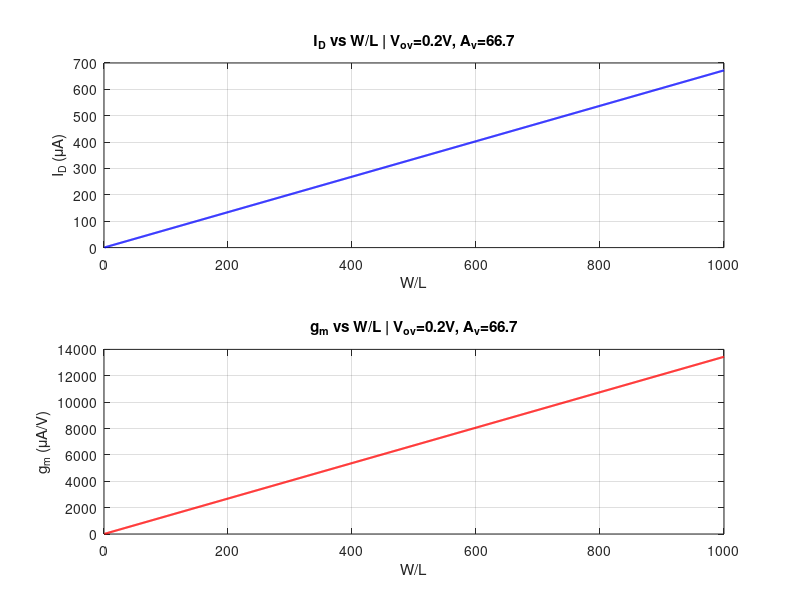

Write the MATLAB code that produced this figure. (Note: this script raises an error after producing the figure.)

%hand calcs for the comparator

clear; clc;
kn       = 67.2e-6;
lambda_n = 0.1;
lambda_p = 0.2;
Vov      = 0.1;        % fixed overdrive
L        = 180e-9;


Av = 2 / (Vov * (lambda_n + lambda_p));
fprintf('Av = %.4f\n', Av)


wl1 = linspace(1, 1000, 1000);

% Id = kn * (W/L) * Vov^2
Id = kn * wl1 * Vov^2;

% gm = 2*Id/Vov = sqrt(2*kn*(W/L)*Id)
gm = 2 * Id / Vov;


W_nm   = wl1 * L * 1e9;
mask   = mod(W_nm, 180) == 0;
WL_int = wl1(mask);
Id_int = Id(mask);
gm_int = gm(mask);


fprintf('\nW (nm) | W/L  | Id (uA)  | gm (uA/V)\n')
fprintf('------------------------------------------\n')
for i = 1:10   % print first 10 cause that's all we need rly
    fprintf('%6.0f nm | %4.0f | %8.4f uA | %8.4f uA/V\n', ...
        WL_int(i)*180, WL_int(i), Id_int(i)*1e6, gm_int(i)*1e6)
end


figure;
subplot(2,1,1)
plot(wl1, Id*1e6, 'b-', 'LineWidth', 1.5)
xlabel('W/L'); ylabel('I_D (\muA)')
title(sprintf('I_D vs W/L | V_{ov}=0.2V, A_v=%.1f', Av))
grid on; box on;

subplot(2,1,2)
plot(wl1, gm*1e6, 'r-', 'LineWidth', 1.5)
xlabel('W/L'); ylabel('g_m (\muA/V)')
title(sprintf('g_m vs W/L | V_{ov}=0.2V, A_v=%.1f', Av))
grid on; box on;

sgtitle('5T OTA: V_{ov}=0.2V Fixed Design', 'FontSize', 13)




%% part 2 - finding m3 bias points / sizing

kp       = 19.2e-6;
Id3      = 6.048e-6;   % = Iss/2
Vtp      = 0.8;
VDD      = 3;

Vov3_sweep = linspace(0.1, 1.5, 1000);   % sweep Vov3

% W/L3 from Id = kp*(W/L)*Vov^2
WL3 = Id3 ./ (kp * Vov3_sweep.^2);

% Corresponding Vsg3 = Vov3 + |Vtp|
Vsg3 = Vov3_sweep + Vtp;

% Corresponding Vout_DC = VDD - Vsd3 = VDD - Vsg3 (diode connected)
Vout_DC = VDD - Vsg3;

% Plot
figure;
subplot(2,1,1)
plot(Vov3_sweep, WL3, 'b-', 'LineWidth', 1.5)
yline(1, 'r--', 'W/L = 1 minimum', 'LineWidth', 1.2)
xlabel('V_{ov3} (V)'); ylabel('W/L_3')
title('W/L_3 vs V_{ov3}')
grid on; box on;

subplot(2,1,2)
plot(Vov3_sweep, Vout_DC, 'r-', 'LineWidth', 1.5)
yline(VDD/2, 'b--', 'VDD/2', 'LineWidth', 1.2)
xlabel('V_{ov3} (V)'); ylabel('V_{out DC} (V)')
title('V_{out DC} vs V_{ov3}')
grid on; box on;

sgtitle('M3/M4 Sizing Sweep', 'FontSize', 13)
